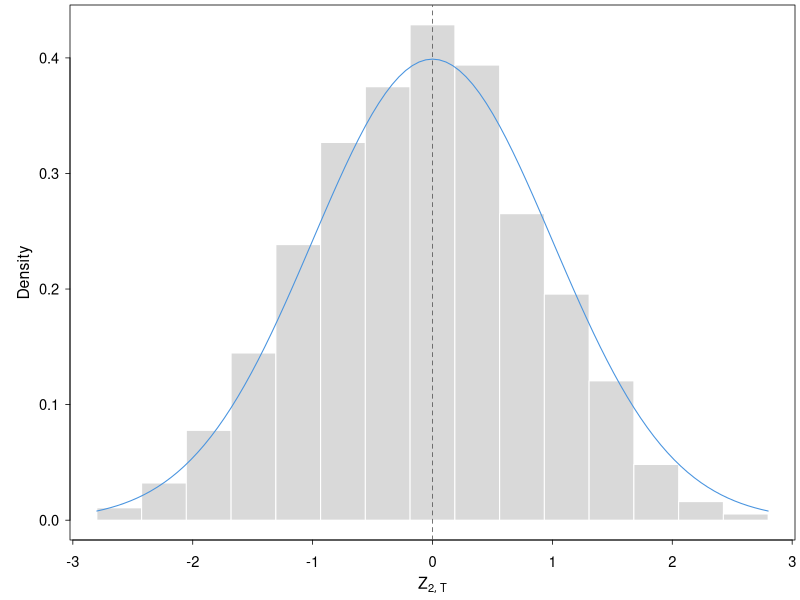

Write R code to recreate this figure.
# scripts/fig08_plot_boundary_testing.R
#
# Plot Figure 8.
#
# Input:
#   data/boundary_test_MLE.csv
#
# Output:
#   figures/boundary_testing.pdf
#
# The input file is produced by scripts/boundary_test_MLE_parallel.R and
# contains the standardized statistics Z_b2 from 1000 survival-conditioned
# trajectories generated under H0: b2 = 0.


h0_results <- read.csv("data/boundary_test_MLE.csv")

cat("Mean of empirical se(b2_hat):", mean(h0_results$se_b2, na.rm = TRUE), "\n")
cat("Empirical SD of b2_hat:      ", sd(h0_results$b2_hat, na.rm = TRUE), "\n")
cat(
  "Ratio:",
  mean(h0_results$se_b2, na.rm = TRUE) /
    sd(h0_results$b2_hat, na.rm = TRUE),
  "\n"
)

col_hist <- "grey85"
col_ref  <- "#4994df"

pdf_family    <- "Times"
pdf_pointsize <- 10

axis_cex <- 0.88
lab_cex  <- 0.95
axis_lwd <- 0.75


z_vals <- h0_results$Z_b2
z_vals <- z_vals[is.finite(z_vals)]

z_max <- max(abs(z_vals), na.rm = TRUE)

bar_width <- 2 * z_max / 15
n_half <- ceiling(z_max / bar_width + 0.5)
breaks <- seq(-(n_half - 0.5), (n_half - 0.5)) * bar_width


dir.create("figures", showWarnings = FALSE, recursive = TRUE)

pdf(
  "figures/boundary_testing.pdf",
  width = 3.15,
  height = 2.45,
  family = pdf_family,
  pointsize = pdf_pointsize,
  useDingbats = FALSE
)

par(
  mar = c(3.0, 3.5, 0.25, 0.25),
  mgp = c(1.85, 0.55, 0),
  tcl = -0.22,
  las = 1
)

hist(
  z_vals,
  breaks = breaks,
  freq = FALSE,
  xlab = expression(Z[list(2, T)]),
  ylab = "Density",
  main = "",
  col = col_hist,
  border = "white",
  axes = FALSE,
  cex.lab = lab_cex,
  cex.axis = axis_cex
)

axis(1, cex.axis = axis_cex, lwd = axis_lwd, lwd.ticks = axis_lwd)
axis(2, cex.axis = axis_cex, lwd = axis_lwd, lwd.ticks = axis_lwd, las = 1)
box(lwd = axis_lwd)

curve(
  dnorm(x, mean = 0, sd = 1),
  add = TRUE,
  col = col_ref,
  lwd = 1.05
)

abline(v = 0, col = "grey35", lty = 2, lwd = 0.8)

dev.off()
